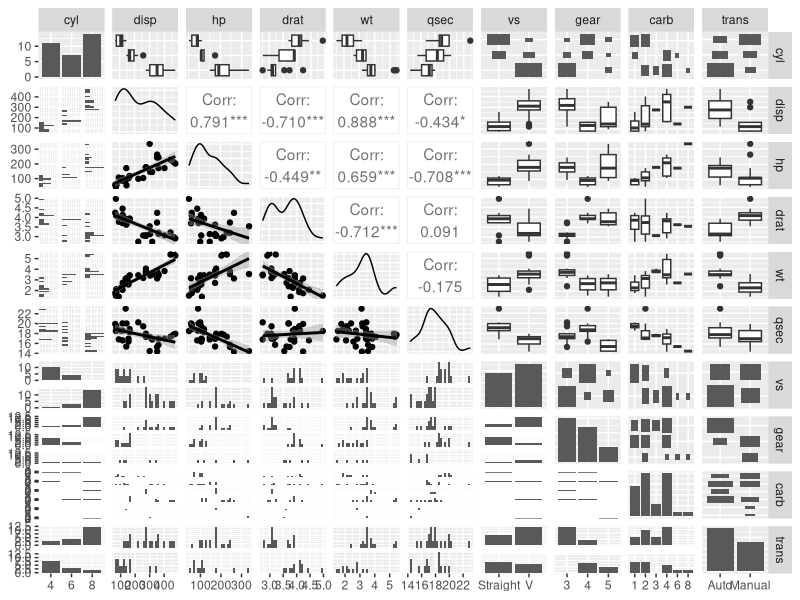
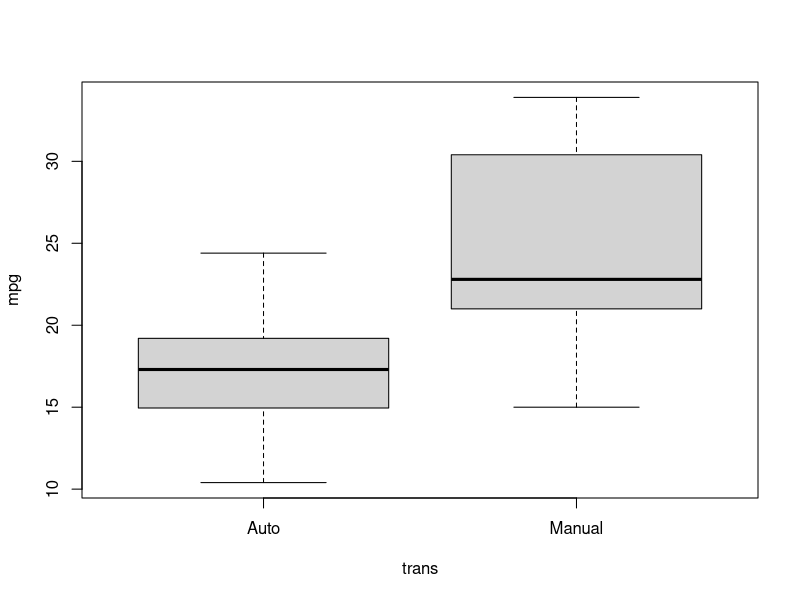
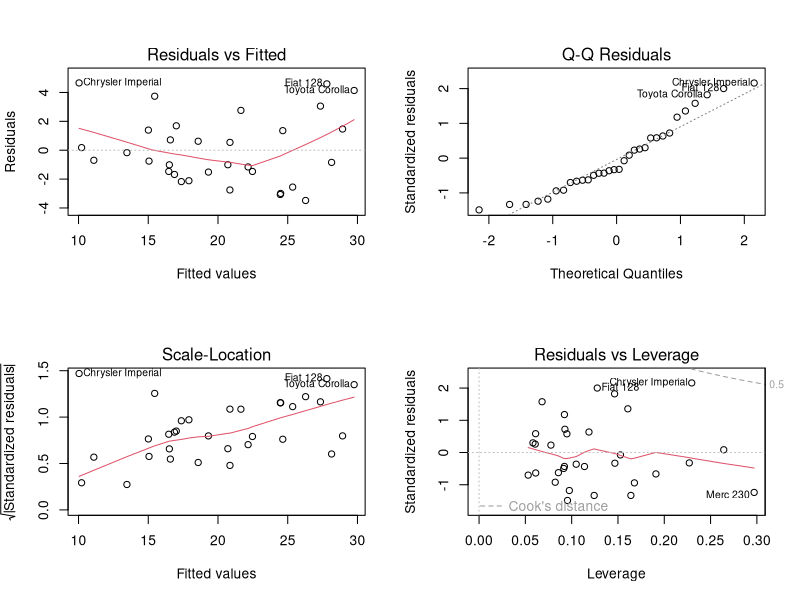

The R script that drew these images, in order:
## ---- chunk 1

library(ggplot2)
library(GGally)
library(car)
library(knitr)

data <- mtcars

data$trans <- as.factor(ifelse(mtcars$am==0, "Auto", "Manual"))
data <- data[, -9]
data$vs <- as.factor(ifelse(data$vs==0, "V", "Straight"))
data$cyl <- as.factor(data$cyl)
data$carb <- as.factor(data$carb)
data$gear <- as.factor(data$gear)

## ---- chunk 2

fit.by.trans <- lm(mpg~trans, data=data)
summary(fit.by.trans)$coefficients

## ---- chunk 3
fit.by.all <- lm (mpg~. , data=data)
summary(fit.by.all)$coefficients

vif(fit.by.all)

## ---- chunk 4

#            GVIF Df GVIF^(1/(2*Df))
#drat    6.809663  1        2.609533
#vs      8.088166  1        2.843970
#gear   50.852311  2        2.670408
#carb  503.211851  5        1.862838
#trans   9.930495  1        3.151269

fit.by.some <- lm(mpg~ drat + vs + gear + carb + trans, data=data )
summary(fit.by.some)$coefficients

vif(fit.by.some)[,3]^2

## ---- chunk 5

stepModel <- step(fit.by.all, k=log(dim(data)[1]), trace=FALSE)
summary(stepModel)
## ---- chunk 6
coef <- summary(stepModel)$coefficients
coef[4,1] + c(-1, 1) * qt(.975, df = stepModel$df) * coef[4, 2]
## ---- chunk 7
ggpairs(data[, 2:11], lower=list(continuous="smooth"))
## ---- chunk 8
plot (mpg~trans, data=data)
## ---- chunk 9
par(mfrow=c(2,2))
plot(stepModel)

